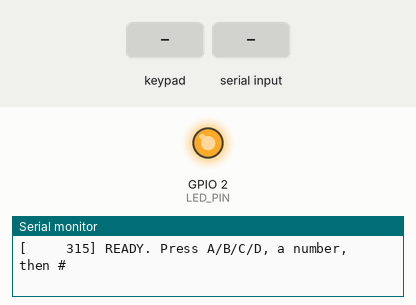
Simulated run of this sketch. Board: ESP32. Parts: output pins drawn as LEDs (lit = HIGH), the last lines printed to the serial monitor. Dashed ring = blinking. Inputs (shaded band) come from the test bench.

Above: at 0.4 s.
At 1.9 s:
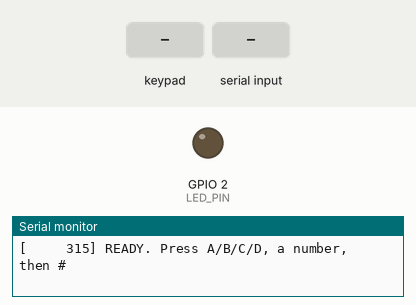
2.0 s: keypad keys 1 3 1 2 1 4 2 7 pressed 0.4 s apart
At 3.13 s:
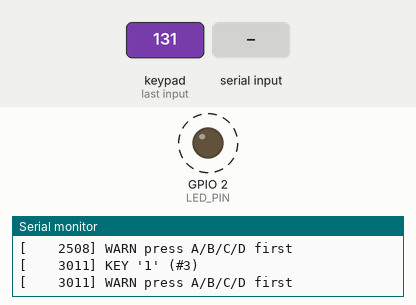
6.7 s: key 'A' pressed
9.7 s: "pins\n" received over Serial
12.7 s: key '1' pressed
15.7 s: keypad keys 1 3 1 2 1 4 2 7 # pressed 0.4 s apart
20.8 s: "status\n" received over Serial
Timing chart, 0 to 24.8 s (numbered marks = the images above; inputs shaded):
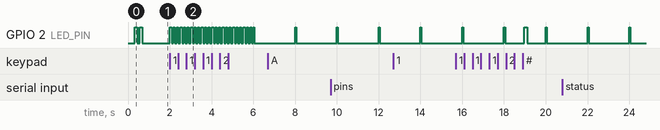

Measured:
- after the input at 2.0 s, GPIO 2 (LED_PIN): alternates HIGH for 0.08 s and LOW for 0.08 s, 49 changes in all, then stays LOW, starting after 0.09 s

The sketch:

dbank_smart_node_IR.ino
```cpp
/*
 * ESP32-B  --  4x4 keypad IR remote (transmitter)   [debug/logging build]
 *
 * Libraries (Library Manager): "IRremote" (v4.x), "Keypad" (Mark Stanley)
 *
 * Wiring
 *   IR LED / transmitter signal -> GPIO 4  (use a transistor driver for range)
 *   Keypad rows  R1..R4 -> GPIO 32, 33, 25, 26
 *   Keypad cols  C1..C4 -> GPIO 16, 17, 18, 19
 *   Status LED (on-board)  -> GPIO 2
 *
 * Entering a command on the keypad:
 *   [device key] [number 0-255] [#]      e.g.  B 9 0 #  -> servo to 90 deg
 *   [*] clears whatever you have typed
 *     A = Traffic light (0 off, 1 red, 2 yellow, 3 green, 4 cycle)
 *     B = Servo (angle 0-180)
 *     C = Buzzer (beep length = number x 10 ms)
 *     D = System / macro (0 = everything off)
 *
 * IR frame (Extended NEC):  address16 = (device << 8) | action,  command8 = value
 *
 * LED (GPIO 2):  short blip every 2 s = alive and idle
 *                solid ~150 ms        = an IR frame was just sent
 *                3 fast blinks        = rejected input (bad value, etc.)
 *
 * Serial Monitor (115200 baud, line ending "Newline") test commands:
 *   help               list commands
 *   pins               print pin map
 *   status             print counters and settings
 *   debug 0|1|2        log level (0 quiet, 1 events, 2 verbose)
 *   keytest on|off     on = keys are only logged, nothing is sent (checks wiring)
 *   send <A-D> <0-255> send one frame without the keypad, e.g.  send B 90
 *   demo on|off        send a test sequence every 2 s (test A without typing)
 */

#include <Arduino.h>
#include <IRremote.hpp>
#include <Keypad.h>

#define IR_TX_PIN 4
#define LED_PIN   2

// ----- shared protocol IDs (keep identical in A's main.py) -----
#define DEV_TRAFFIC 0x01
#define DEV_SERVO   0x02
#define DEV_BUZZER  0x03
#define DEV_SYSTEM  0x05
#define ACT_SET     0x00

// ----- logging -----
int debugLevel = 2;   // 0 quiet, 1 events, 2 verbose
#define LOG(fmt, ...)  do { Serial.printf("[%8lu] " fmt "\n", millis(), ##__VA_ARGS__); } while (0)
#define LOG1(fmt, ...) do { if (debugLevel >= 1) LOG(fmt, ##__VA_ARGS__); } while (0)
#define LOG2(fmt, ...) do { if (debugLevel >= 2) LOG(fmt, ##__VA_ARGS__); } while (0)

// ----- keypad -----
const byte ROWS = 4, COLS = 4;
char keys[ROWS][COLS] = {
  {'1', '2', '3', 'A'},
  {'4', '5', '6', 'B'},
  {'7', '8', '9', 'C'},
  {'*', '0', '#', 'D'}
};
byte rowPins[ROWS] = {13, 12, 14, 27};
byte colPins[COLS] = {26, 25, 33, 32};
Keypad keypad = Keypad(makeKeymap(keys), rowPins, colPins, ROWS, COLS);

// ----- state -----
int  currentDevice = -1;   // -1 = waiting for a device key
char numBuf[4] = "";       // up to 3 digits
byte numLen = 0;

bool keyTest = false;
bool demoOn = false;
unsigned long lastDemo = 0;
int demoStep = 0;

unsigned long sentCount = 0, keyCount = 0, rejectCount = 0;
unsigned long ledUntil = 0;

String serialLine = "";

// demo sequence: {device, value}
const int DEMO_LEN = 10;
const int demoSeq[DEMO_LEN][2] = {
  {DEV_TRAFFIC, 1}, {DEV_TRAFFIC, 2}, {DEV_TRAFFIC, 3}, {DEV_TRAFFIC, 0},
  {DEV_SERVO, 0},   {DEV_SERVO, 90},  {DEV_SERVO, 180}, {DEV_SERVO, 90},
  {DEV_BUZZER, 10}, {DEV_SYSTEM, 0}
};

// ----- helpers -----
int deviceFor(char k) {
  switch (k) {
    case 'A': return DEV_TRAFFIC;
    case 'B': return DEV_SERVO;
    case 'C': return DEV_BUZZER;
    case 'D': return DEV_SYSTEM;
  }
  return -1;
}

const char* deviceName(int d) {
  switch (d) {
    case DEV_TRAFFIC: return "TRAFFIC";
    case DEV_SERVO:   return "SERVO";
    case DEV_BUZZER:  return "BUZZER";
    case DEV_SYSTEM:  return "SYSTEM";
  }
  return "?";
}

void clearEntry() {
  currentDevice = -1;
  numBuf[0] = 0;
  numLen = 0;
}

void flashLed(unsigned long ms) {
  ledUntil = millis() + ms;
}

void errorBlink() {            // 3 fast blinks (blocking, short)
  for (int i = 0; i < 3; i++) {
    digitalWrite(LED_PIN, HIGH); delay(80);
    digitalWrite(LED_PIN, LOW);  delay(80);
  }
}

void ledUpdate() {
  unsigned long now = millis();
  bool on = (long)(ledUntil - now) > 0;     // sent-frame flash
  if (!on && (now % 2000) < 50) on = true;  // heartbeat blip
  digitalWrite(LED_PIN, on ? HIGH : LOW);
}

void printPins() {
  LOG("PINS  IR TX=%d  LED=%d", IR_TX_PIN, LED_PIN);
  LOG("PINS  rows: %d %d %d %d", rowPins[0], rowPins[1], rowPins[2], rowPins[3]);
  LOG("PINS  cols: %d %d %d %d", colPins[0], colPins[1], colPins[2], colPins[3]);
}

void printStatus() {
  LOG("STATUS uptime=%lus debug=%d keytest=%s demo=%s",
      millis() / 1000, debugLevel, keyTest ? "ON" : "off", demoOn ? "ON" : "off");
  LOG("STATUS keys=%lu sent=%lu rejected=%lu  entry: device=%s digits='%s'",
      keyCount, sentCount, rejectCount,
      currentDevice > 0 ? deviceName(currentDevice) : "none", numBuf);
}

void printHelp() {
  Serial.println(F("Commands: help | pins | status | debug 0|1|2 | keytest on|off | send <A-D> <0-255> | demo on|off"));
}

void sendCommand(int device, int action, int value) {
  uint16_t address = ((uint16_t)device << 8) | (uint8_t)action;
  unsigned long t0 = micros();
  IrSender.sendNEC(address, (uint8_t)value, 0);
  unsigned long took = micros() - t0;
  sentCount++;
  LOG1("TX #%lu  %s action=%d value=%d  addr=0x%04X cmd=0x%02X  (%lu us)",
       sentCount, deviceName(device), action, value, address, value, took);
  flashLed(150);
}

// ----- serial test console -----
void handleSerialLine(String line) {
  line.trim();
  if (line.length() == 0) return;
  String lower = line;
  lower.toLowerCase();

  if (lower == "help") { printHelp(); return; }
  if (lower == "pins") { printPins(); return; }
  if (lower == "status") { printStatus(); return; }

  if (lower.startsWith("debug ")) {
    int lvl = lower.substring(6).toInt();
    debugLevel = constrain(lvl, 0, 2);
    LOG("debug level = %d", debugLevel);
    return;
  }
  if (lower.startsWith("keytest ")) {
    keyTest = lower.endsWith("on");
    clearEntry();
    LOG("keytest %s (keys are %s)", keyTest ? "ON" : "off",
        keyTest ? "only logged, nothing sent" : "processed normally");
    return;
  }
  if (lower.startsWith("demo ")) {
    demoOn = lower.endsWith("on");
    demoStep = 0;
    lastDemo = 0;
    LOG("demo %s", demoOn ? "ON (frame every 2 s)" : "off");
    return;
  }
  if (lower.startsWith("send ")) {
    char d = 0; int v = -1;
    if (sscanf(line.c_str(), "%*s %c %d", &d, &v) == 2) {
      int dev = deviceFor(toupper(d));
      if (dev > 0 && v >= 0 && v <= 255) {
        sendCommand(dev, ACT_SET, v);
        return;
      }
    }
    rejectCount++;
    LOG("WARN usage: send <A-D> <0-255>   e.g. send B 90");
    return;
  }
  rejectCount++;
  LOG("WARN unknown command '%s' (type help)", line.c_str());
}

void pollSerial() {
  while (Serial.available()) {
    char c = Serial.read();
    if (c == '\n' || c == '\r') {
      handleSerialLine(serialLine);
      serialLine = "";
    } else if (serialLine.length() < 60) {
      serialLine += c;
    }
  }
}

// ----- keypad logic -----
void handleKey(char k) {
  keyCount++;
  LOG2("KEY '%c' (#%lu)", k, keyCount);

  if (keyTest) {                        // wiring test: log only
    LOG("KEYTEST pressed '%c'", k);
    return;
  }

  if (k == '*') {                       // cancel
    clearEntry();
    LOG1("entry cleared");
    return;
  }

  int dev = deviceFor(k);
  if (dev > 0) {                        // device key starts a new entry
    clearEntry();
    currentDevice = dev;
    LOG1("device = %s, type a number then #", deviceName(dev));
    return;
  }

  if (k >= '0' && k <= '9') {           // digit
    if (currentDevice < 0) {
      rejectCount++;
      LOG("WARN press A/B/C/D first");
      errorBlink();
      return;
    }
    if (numLen < 3) {
      numBuf[numLen++] = k;
      numBuf[numLen] = 0;
      LOG1("value so far: %s", numBuf);
    } else {
      LOG("WARN max 3 digits");
    }
    return;
  }

  if (k == '#') {                       // send
    if (currentDevice < 0 || numLen == 0) {
      rejectCount++;
      LOG("WARN nothing to send (need device + number)");
      errorBlink();
      clearEntry();
      return;
    }
    int value = atoi(numBuf);
    if (value > 255) {
      rejectCount++;
      LOG("WARN value %d out of range 0-255, not sent", value);
      errorBlink();
    } else {
      sendCommand(currentDevice, ACT_SET, value);
    }
    clearEntry();
  }
}

void setup() {
  Serial.begin(115200);
  delay(300);
  pinMode(LED_PIN, OUTPUT);
  digitalWrite(LED_PIN, LOW);
  IrSender.begin(IR_TX_PIN);

  Serial.println();
  Serial.println(F("=== ESP32-B IR remote (debug build) ==="));
  printPins();
  printHelp();
  LOG("READY. Press A/B/C/D, a number, then #");

  // boot LED test: 2 blinks
  for (int i = 0; i < 2; i++) {
    digitalWrite(LED_PIN, HIGH); delay(120);
    digitalWrite(LED_PIN, LOW);  delay(120);
  }
}

void loop() {
  pollSerial();

  char k = keypad.getKey();
  if (k) handleKey(k);

  if (demoOn && millis() - lastDemo >= 2000) {
    lastDemo = millis();
    LOG1("DEMO step %d/%d", demoStep + 1, DEMO_LEN);
    sendCommand(demoSeq[demoStep][0], ACT_SET, demoSeq[demoStep][1]);
    demoStep = (demoStep + 1) % DEMO_LEN;
  }

  ledUpdate();
}
```
